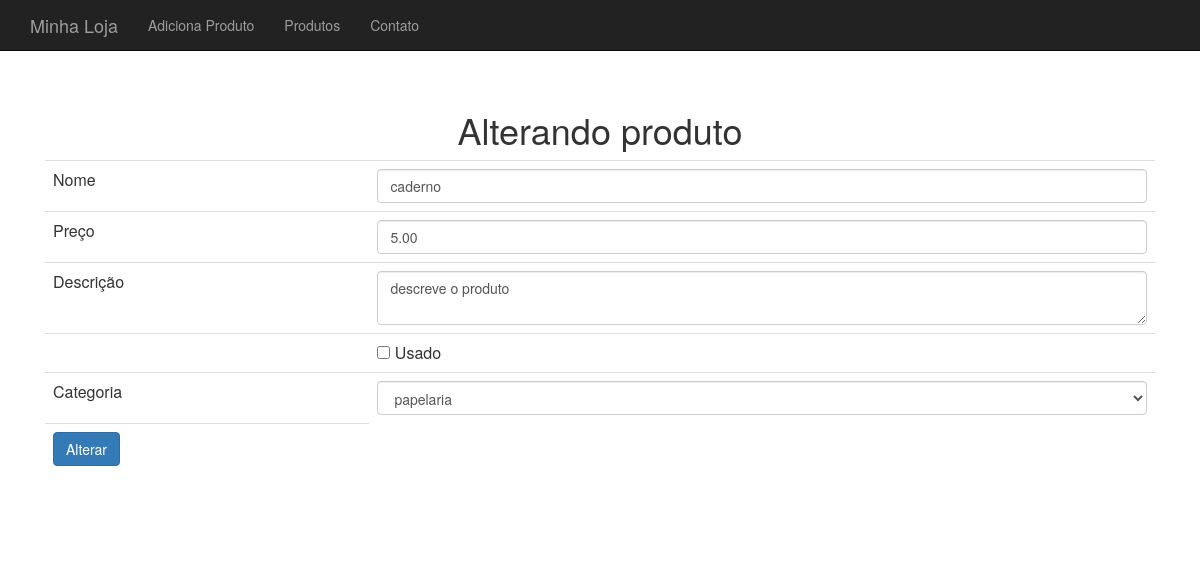
Before: /produto-altera-formulario.php?id=1 with the older database file.
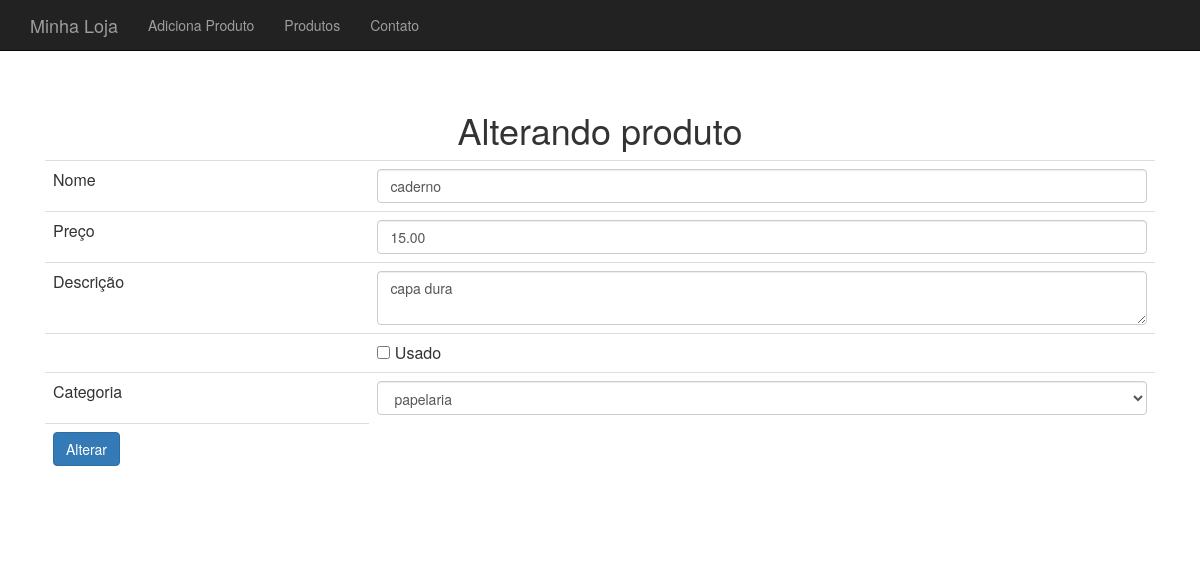
After: the same page with the newer database file.
### tables this page shows
CREATE TABLE `produtos` (
  `id` int(11) NOT NULL,
  `nome` varchar(255) DEFAULT NULL,
  `preco` decimal(10,2) DEFAULT NULL,
  `descricao` text,
  `categoria_id` int(11) DEFAULT NULL,
  `usado` tinyint(1) DEFAULT '0'
);

### banco-produto.php (called while the page is built, shortened)
<?php
function buscaProduto($conexao, $id) {
    $query = "select * from produtos where id = {$id}";
    $resultado = mysqli_query($conexao, $query);
    return mysqli_fetch_assoc($resultado);
}

### banco-categoria.php (called while the page is built, shortened)
<?php
function listaCategorias($conexao) {
    $categorias = array();
    $query = "select * from categorias";
    $resultado = mysqli_query($conexao, $query);
    while($categoria = mysqli_fetch_assoc($resultado)) {
        array_push($categorias, $categoria);
    }
    return $categorias;
}

### produto-formulario-base.php (the view)
<tr>
    <td>Nome</td>
    <td><input class="form-control" type="text" name="nome" value="<?=$produto['nome']?>" /></td>
</tr>
<tr>
    <td>Preço</td>
    <td><input class="form-control" type="number" name="preco" value="<?=$produto['preco']?>" /></td>
</tr>
<tr>
    <td>Descrição</td>
    <td><textarea class="form-control" name="descricao"><?=$produto['descricao']?></textarea></td>
</tr>
<tr>
    <td></td>
    <td><input type="checkbox" name="usado" <?=$usado?> value="true"> Usado
</tr>
<tr>
    <td>Categoria</td>
    <td>
        <select class="form-control" name="categoria_id">
            <?php foreach($categorias as $categoria) :
                $essaEhACategoria = $produto['categoria_id'] == $categoria['id'];
                $selecao = $essaEhACategoria ? "selected='selected'" : "";
            ?>
                <option value="<?=$categoria['id']?>" <?=$selecao?>>
                    <?=$categoria['nome']?>
                </option>
            <?php endforeach ?>
        </select>
    </td>
</tr>

Changed rows visible on the page:
changed produtos "caderno": preco "5.00" → "15.00"; descricao "descreve o produto" → "capa dura"
